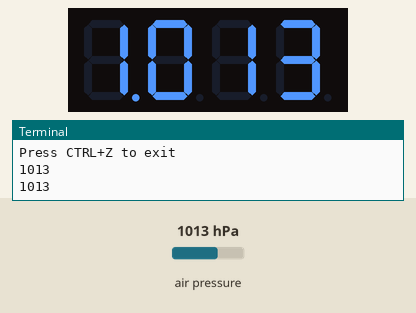
Bench run of a program on a simulated Raspberry Pi (BCM pin numbers). On the bench: 4-digit seven-segment display, the last lines printed to the terminal. Inputs (shaded band) come from the test bench; at power-on: air pressure 1013 hPa. Library files of the repository ran but are not shown: Adafruit_7Segment.py.

Above: at 1.2 s.
1.3 s: air pressure set to 1000 hPa
At 2.5 s:
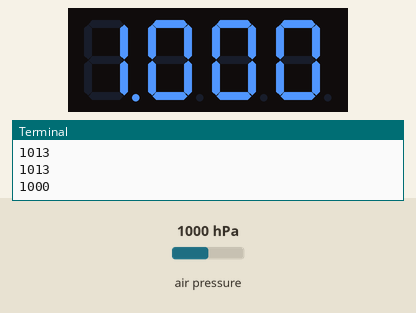
3.5 s: air pressure set to 1025 hPa
At 5.3 s:
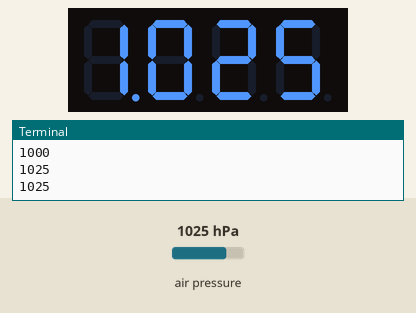
5.6 s: air pressure set to 1048 hPa
At 7.3 s:
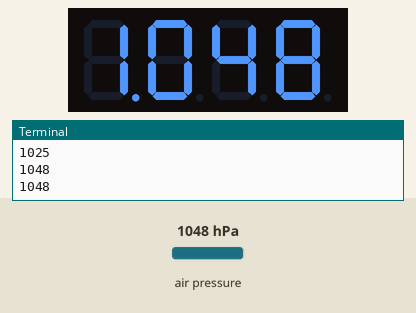
Timing chart, 0 to 8.8 s (numbered marks = the images above; inputs shaded):
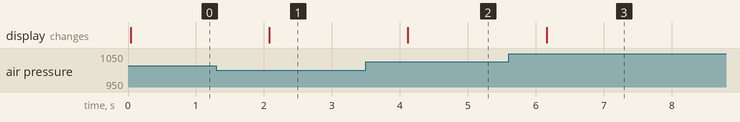

Measured:
- after the input at 1.3 s, the display: changes after 0.78 s (image 1)
- after the input at 3.5 s, the display: changes after 0.62 s (image 2)
- after the input at 5.6 s, the display: changes after 0.56 s (image 3)

The program:

pressuredisplay.py
```python
#!/usr/bin/python

import time
import datetime
import Adafruit_BMP.BMP085 as BMP085

from Adafruit_7Segment import SevenSegment

segment = SevenSegment(address=0x70)

print "Press CTRL+Z to exit"

sensor = BMP085.BMP085()

presure=sensor.read_pressure()/100;


# Continually update the time on a 4 char, 7-segment display
while(True):
  presure=sensor.read_pressure()/100;
  print(presure)
  segment.writeDigit(0, int(str(presure)[0]),True)
  segment.writeDigit(1, int(str(presure)[1]))
  segment.writeDigit(3, int(str(presure)[2]))
  segment.writeDigit(4, int(str(presure)[3]))
  # Wait one second
  time.sleep(1)
```
